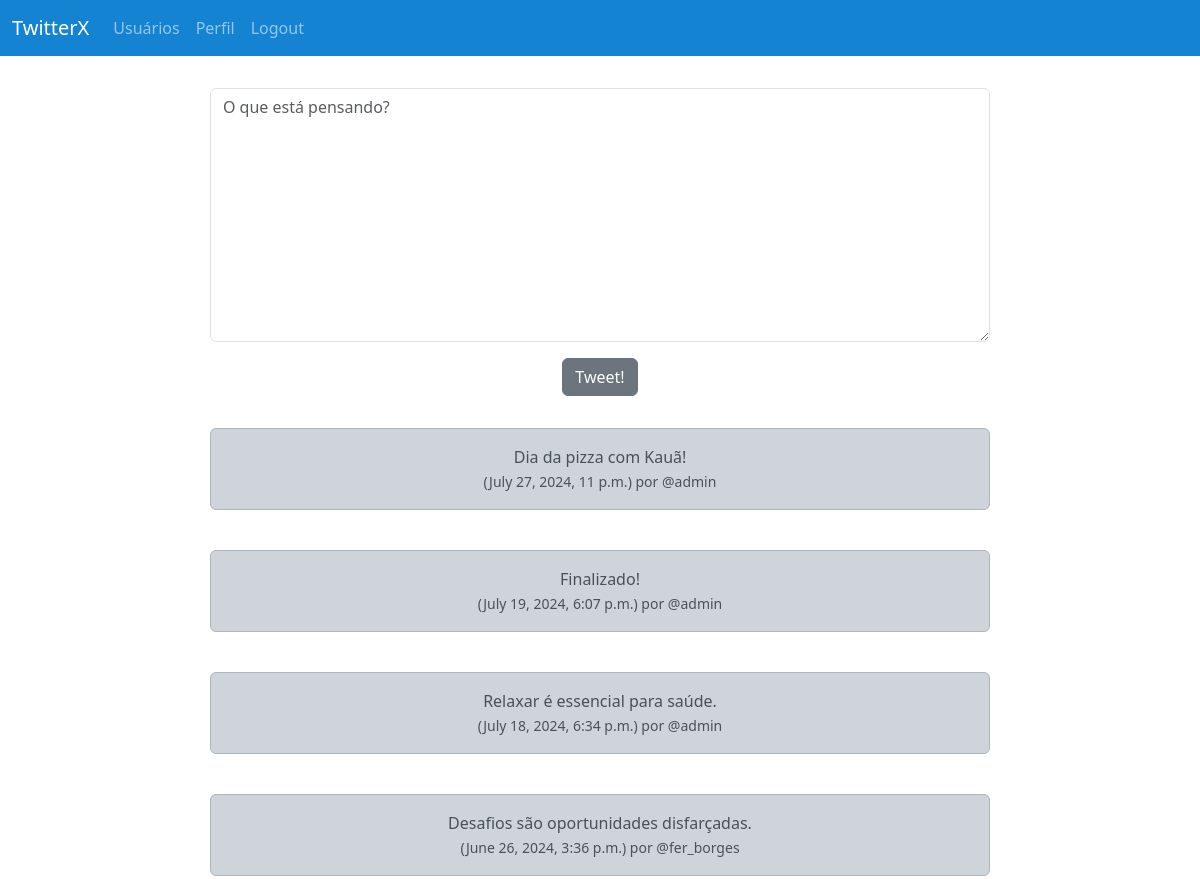
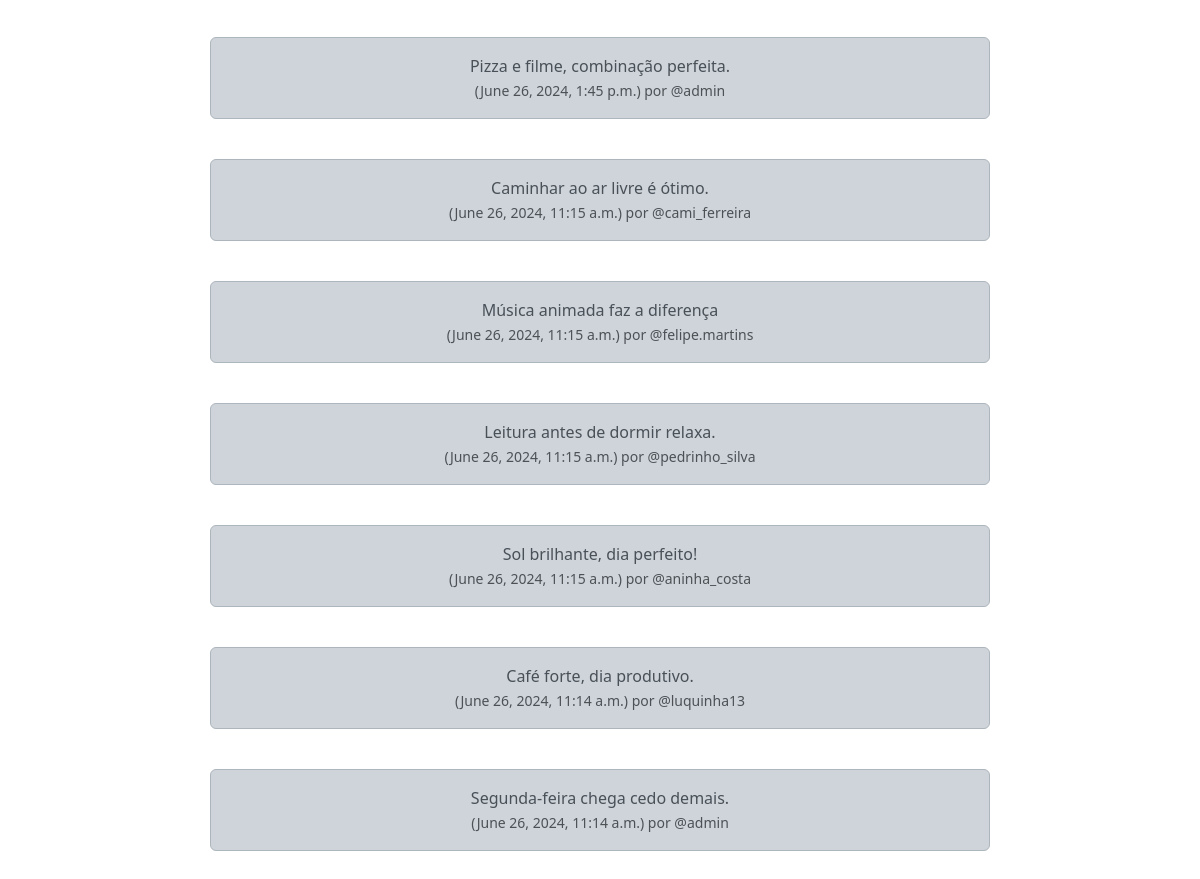
The app's page / (signed in) with its own data (2 pictures, top to bottom).
### musker/models.py (models this page shows, shortened)
class tweet(models.Model):
    user = models.ForeignKey(
        User, related_name="tweets",
        on_delete=models.DO_NOTHING
    )
    body = models.CharField(max_length=200)
    created_at = models.DateTimeField(auto_now_add=True)

### musker/views.py (the view, shortened to what this page needs)
# urls.py: path('', views.home, name='home'),
def home(request):
    if request.user.is_authenticated:
        form = TweetForm(request.POST or None)
        tweets = tweet.objects.all().order_by("-created_at")
        return render(request, 'home.html', {"tweets":tweets, "form":form})
    else:
        tweets = tweet.objects.all().order_by("-created_at")
        return render(request, 'home.html', {"tweets":tweets})

### musker/forms.py
class TweetForm(forms.ModelForm):
    body = forms.CharField(
        required=True,
        widget=forms.widgets.Textarea(
            attrs={
                "placeholder":"O que está pensando?",
                "class":"form-control",
                }),
                label="",
                )
    class Meta:
        model = tweet
        exclude = ("user",)

### musker/templates/home.html (shortened to what this page needs)
{% extends 'base.html' %}
{% block content %}
<div class="container text-center d-flex justify-content-center">
    <div class="row">
        <div class="Tweetar pt-2 pb-2">
            {% if form %}
                <form method="POST">
                    {{ form.as_p }}
                    <button type="submit" class="btn btn-secondary">Tweet!</button>
                </form>
            {% endif %}
        </div>
        <div class="feed">
            <br/>
                {% for tweet in tweets %}
                    <div class="alert alert-dark" role="alert">
                        {{ tweet.body }}<br/>
                        <small class="text-muted">
                            ({{ tweet.created_at }}) por @{{ tweet.user.username }}
                        </small>
                    </div><br/>
                {% endfor %}
        </div>
    </div>
</div>
{% endblock %}

### records on screen
tweet: body "Dia da pizza com Kauã!", created_at "July 27, 2024, 11 p.m.", user.username "admin"
tweet: body "Finalizado!", created_at "July 19, 2024, 6:07 p.m.", user.username "admin"
tweet: body "Relaxar é essencial para saúde.", created_at "July 18, 2024, 6:34 p.m.", user.username "admin"
tweet: body "Desafios são oportunidades disfarçadas.", created_at "June 26, 2024, 3:36 p.m.", user.username "fer_borges"
tweet: body "Pizza e filme, combinação perfeita.", created_at "June 26, 2024, 1:45 p.m.", user.username "admin"
tweet: body "Caminhar ao ar livre é ótimo.", created_at "June 26, 2024, 11:15 a.m.", user.username "cami_ferreira"
tweet: body "Música animada faz a diferença", created_at "June 26, 2024, 11:15 a.m.", user.username "felipe.martins"
tweet: body "Leitura antes de dormir relaxa.", created_at "June 26, 2024, 11:15 a.m.", user.username "pedrinho_silva"
tweet: body "Sol brilhante, dia perfeito!", created_at "June 26, 2024, 11:15 a.m.", user.username "aninha_costa"
tweet: body "Café forte, dia produtivo.", created_at "June 26, 2024, 11:14 a.m.", user.username "luquinha13"
tweet: body "Segunda-feira chega cedo demais.", created_at "June 26, 2024, 11:14 a.m.", user.username "admin"
